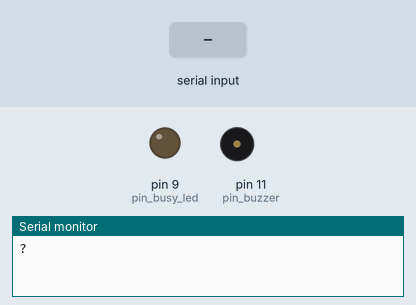
This sketch was run on a simulated Arduino Uno, built with avr-gcc and run on an emulated ATmega328P. On the bench: output pins drawn as LEDs (lit = HIGH), buzzer (waves = sounding), the last lines printed to the serial monitor. Inputs (shaded band) come from the test bench.

Above: at 1.3 s.
1.4 s: "W90\n" received over Serial
At 2.2 s:
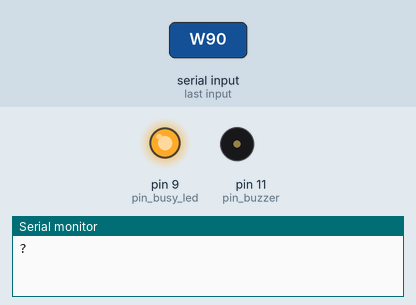
4.0 s: byte 82 ('R') received over Serial
At 4.6 s:
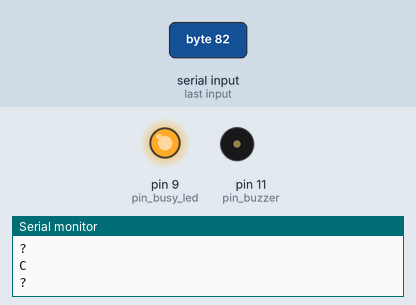
5.5 s: byte 84 ('T') received over Serial
At 7.6 s:
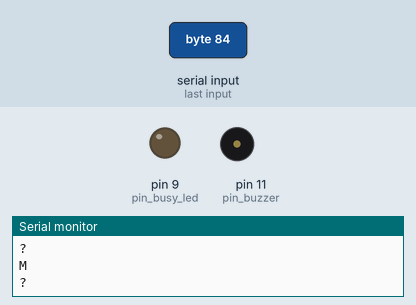
7.9 s: "W,45\n" received over Serial
At 8.97 s:
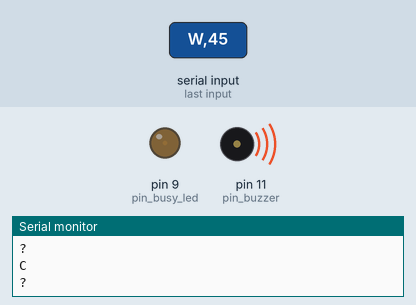
10.5 s: "R90\n" received over Serial
At 11.9 s:
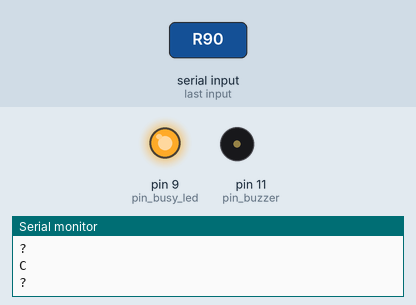
Timing chart, 0 to 13.0 s (numbered marks = the images above; inputs shaded):
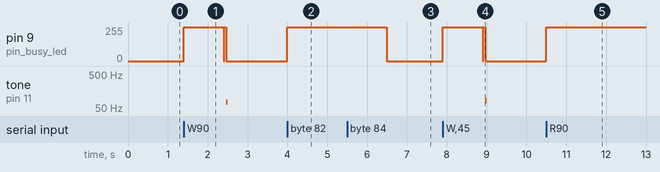

Measured:
- after the input at 1.4 s, pin 9 (pin_busy_led): 0/255 → 255/255 at once, → 0/255 1.0 s later; tone on pin 11 (pin_buzzer): silent → 75 Hz after 1.1 s, → silent 0.04 s later
- after the input at 4.0 s, pin 9 (pin_busy_led): 0/255 → 255/255 at once
- after the input at 5.5 s, pin 9 (pin_busy_led): 255/255 → 0/255 after 1.0 s
- after the input at 7.9 s, pin 9 (pin_busy_led): 0/255 → 255/255 at once, → 0/255 1.0 s later; tone on pin 11 (pin_buzzer): silent → 83 Hz after 1.1 s, → silent 0.04 s later
- after the input at 10.5 s, pin 9 (pin_busy_led): 0/255 → 255/255 at once

The sketch:

main.ino
```cpp
// Main configuration of my Arduino connected to a raspberry pi.

const int pin_busy_led = 9;
const int pin_buzzer = 11;
const int pin_thermistor = A0;
const int pin_radiotx = 8;

void beep(int duration=100)
{
    digitalWrite(pin_buzzer, HIGH);
    delay(duration);
    digitalWrite(pin_buzzer, LOW);
}

void setup()
{
    pinMode(pin_busy_led, OUTPUT);
    pinMode(pin_buzzer, OUTPUT);

    beep(100);
    Serial.begin(115200);
}

void read_thermistor()
{
    Serial.println(analogRead(pin_thermistor));
}

void radio_transmit()
{
    int n_pulses, n_switches;
    int* switches = NULL;

    while(!Serial.available());
    n_pulses = Serial.readStringUntil('\n').toInt();
    n_switches = n_pulses * 2 - 1;

    switches = (int*)malloc(sizeof(int) * n_switches);

    if (switches == NULL) {
        Serial.println("M");
        return;
    }

    for (int i = 0; i < n_switches; i++) {
        while(!Serial.available());
        switches[i] = Serial.readStringUntil('\n').toInt();
    }

    pinMode(pin_radiotx, OUTPUT);

    for (int i = 0; i < n_switches; i++) {
        digitalWrite(pin_radiotx, i % 2 ? LOW : HIGH);
        delayMicroseconds(switches[i]);
    }

    digitalWrite(pin_radiotx, LOW);

    free(switches);

    Serial.println("!");
}


void loop()
{
    beep(10);

    Serial.println("?");

    while(!Serial.available());
    char cmd = Serial.read();

    digitalWrite(pin_busy_led, HIGH);

    if (cmd == 'R') {
        radio_transmit();
    } else if (cmd == 'T') {
        read_thermistor();
    } else if (cmd == 'W') {
        delay(1000);
    } else {
        Serial.println("C");
    }

    digitalWrite(pin_busy_led, LOW);
}
```
